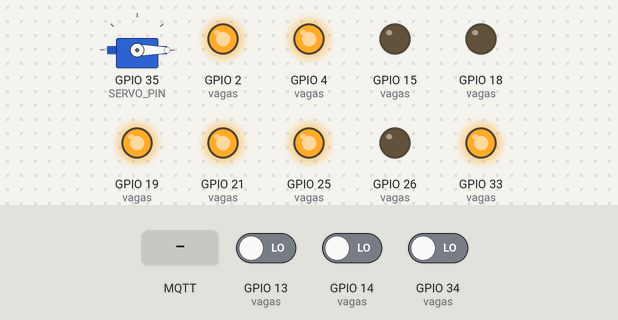
A sketch run on a simulated ESP32. On the bench: servo, output pins drawn as LEDs (lit = HIGH). The test bench sets the inputs (shaded band); at power-on: GPIO 13 (vagas) LOW, GPIO 14 (vagas) LOW, GPIO 34 (vagas) LOW. WiFi joins after 1.5 s; servers stay silent unless stated; no MQTT or app messages arrive unless stated; what the sketch prints to the serial monitor is not drawn.

Above: at 2.7 s.
2.8 s: MQTT message "abrir" arrives on the second subscribed topic
At 5.4 s:
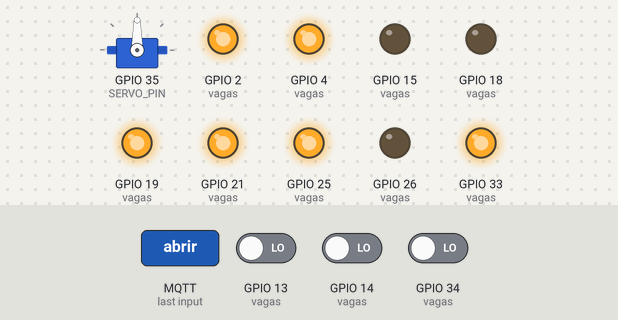
5.8 s: GPIO 13 (vagas) driven HIGH
At 7.0 s:
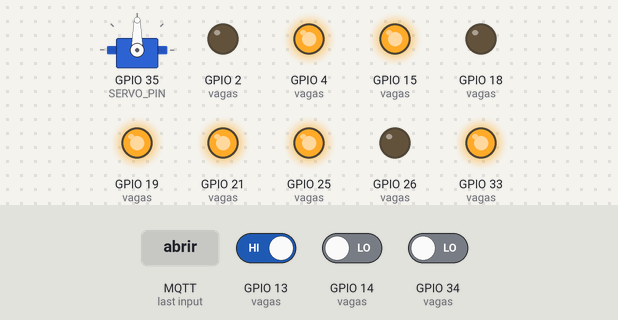
7.3 s: MQTT message "fechar" arrives on the second subscribed topic
At 7.6 s:
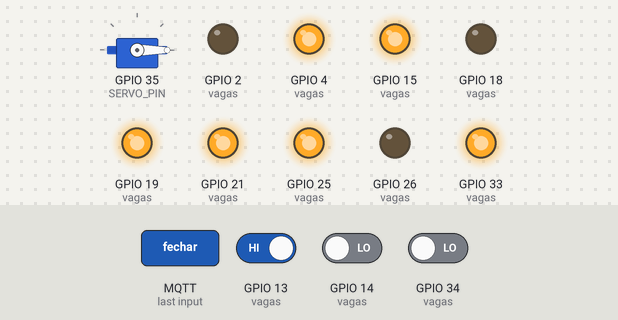
8.8 s: GPIO 14 (vagas) driven HIGH
At 9.4 s:
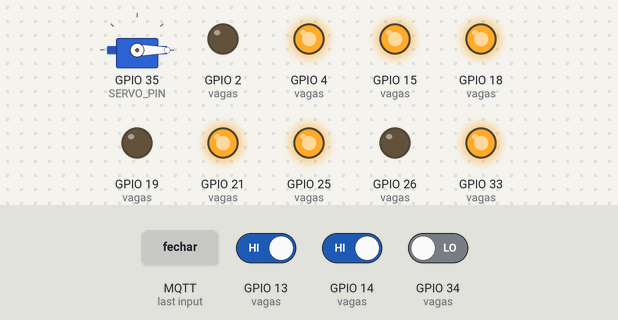
10.3 s: GPIO 34 (vagas) driven HIGH
At 11.5 s:
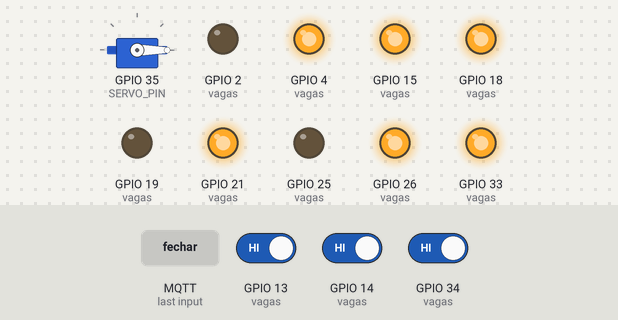
11.8 s: MQTT message "abrir" arrives on the third subscribed topic
At 12.2 s:
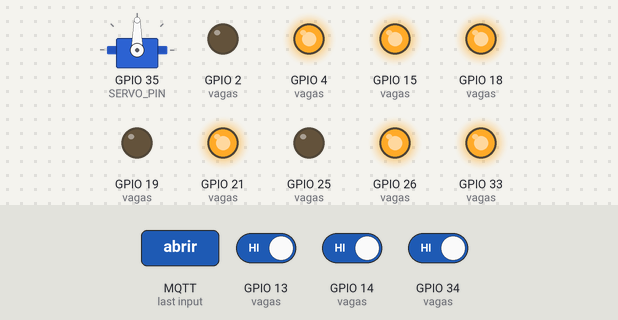
Timing chart, 0 to 18.3 s (numbered marks = the images above; inputs shaded):
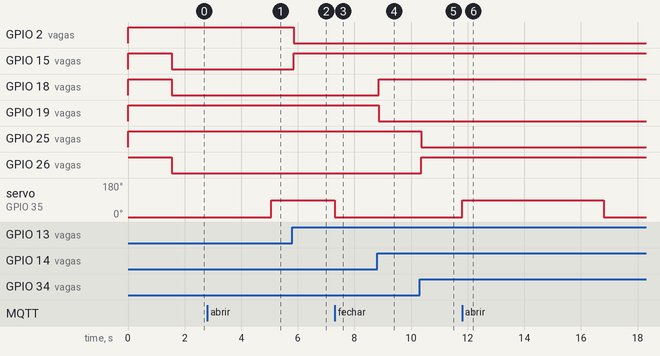

The sketch:

esp32-garage-controller.ino
```cpp
#include <Arduino.h>
#include <WiFi.h>
#include <PubSubClient.h>
#include <ESP32Servo.h>

// Definições de estados e constantes
enum EstadoVaga {
  LIVRE,
  OCUPADA,
  RESERVADA
};

// Constantes para o servo
const int SERVO_ABERTO = 90;
const int SERVO_FECHADO = 0;
const int SERVO_PIN = 35;

// Constantes de tempo
const unsigned long PUBLISH_INTERVAL = 2000;
const unsigned long DEBOUNCE_DELAY = 50;
const unsigned long WIFI_TIMEOUT = 10000;
const unsigned long CATRACA_TIMEOUT = 5000;
const unsigned long MQTT_RETRY_INTERVAL = 5000;
const unsigned long WIFI_CHECK_INTERVAL = 100;

// Definições MQTT
#define TOPICO_VAGAS "topico-painel-de-controle-vagas"
#define TOPICO_CATRACA "topico-painel-de-controle-catraca"
#define TOPICO_DETECTA "topico-carro-detectado"
#define TOPICO_VAGAS_OCUPADAS "topico-total-vagas-ocupadas"
#define ID_MQTT "IoT_Paulo_PUC_SG_mqtt"

// Configurações de rede
const char* SSID = "Galaxy J6+2944";
const char* PASSWORD = "paulokjh17";
const char* BROKER_MQTT = "test.mosquitto.org";
const int BROKER_PORT = 1883;

// Estrutura para gerenciar uma vaga
struct Vaga {
  bool ocupada;
  bool reservada;
  int pinoSensor;
  int ledPins[3];  // R, G, B
  int ultimoEstadoSensor;
  unsigned long ultimoDebounceTime;
};

// Configuração do sistema
const int numVagas = 3;
Vaga vagas[numVagas] = {
  {false, false, 34, {26, 25, 33}, LOW, 0},  // Vaga 1
  {false, false, 14, {18, 19, 21}, LOW, 0},  // Vaga 2
  {false, false, 13, {15, 2, 4}, LOW, 0}     // Vaga 3
};

// Variáveis globais
WiFiClient espClient;
PubSubClient MQTT(espClient);
Servo catraca;
unsigned long ultimaPublicacao = 0;
unsigned long tempoCatracaAberta = 0;
unsigned long ultimaTentativaMQTT = 0;
unsigned long ultimaVerificacaoWiFi = 0;
bool catracaAtiva = false;

// Protótipos de funções
void initWiFi();
void initMQTT();
void verificaConexaoMQTT();
void verificaConexaoWiFi();
bool publicaMQTT(const char* topico, const char* mensagem);
void controlaCatraca(bool abrir);
void atualizaLED(int vagaIndex);
void processaSensor(int vagaIndex);
void publicaStatusVagas();

// Função de callback MQTT
void mqtt_callback(char* topic, byte* payload, unsigned int length) {
  String msg;
  for (int i = 0; i < length; i++) {
    msg += (char)payload[i];
  }

  Serial.printf("Mensagem recebida [%s]: %s\n", topic, msg.c_str());

  if (String(topic) == TOPICO_VAGAS) {
    if (msg.length() >= 2) {
      int vaga = msg[0] - '0' - 1; // Converte char para int e ajusta índice
      char comando = msg[1];

      if (vaga >= 0 && vaga < numVagas) {
        if (comando == 'r') {
          vagas[vaga].reservada = true;
          atualizaLED(vaga);
        }
      }
    }
  } else if (String(topic) == TOPICO_CATRACA) {
    if (msg == "abrir") {
      controlaCatraca(true);
    } else if (msg == "fechar") {
      controlaCatraca(false);
    }
  } else if (String(topic) == TOPICO_DETECTA && msg.length() > 0) {
    controlaCatraca(true);
    tempoCatracaAberta = millis();
    catracaAtiva = true;
  }
}

void verificaConexaoMQTT() {
  if (!MQTT.connected()) {
    unsigned long agora = millis();
    if (agora - ultimaTentativaMQTT >= MQTT_RETRY_INTERVAL) {
      Serial.print("Conectando ao broker MQTT...");
      if (MQTT.connect(ID_MQTT)) {
        Serial.println("Conectado!");
        MQTT.subscribe(TOPICO_VAGAS);
        MQTT.subscribe(TOPICO_CATRACA);
        MQTT.subscribe(TOPICO_DETECTA);
      } else {
        Serial.print("Falha, rc=");
        Serial.print(MQTT.state());
        Serial.println(" Tentando novamente mais tarde...");
      }
      ultimaTentativaMQTT = agora;
    }
  }
}

void verificaConexaoWiFi() {
  if (WiFi.status() != WL_CONNECTED) {
    unsigned long agora = millis();
    if (agora - ultimaVerificacaoWiFi >= WIFI_CHECK_INTERVAL) {
      Serial.print(".");
      ultimaVerificacaoWiFi = agora;
    }

    if (agora - ultimaVerificacaoWiFi >= WIFI_TIMEOUT) {
      Serial.println("\nFalha ao reconectar ao WiFi");
      WiFi.begin(SSID, PASSWORD);
      ultimaVerificacaoWiFi = agora;
    }
  }
}

void initWiFi() {
  Serial.println("Iniciando conexão WiFi");
  WiFi.begin(SSID, PASSWORD);
  unsigned long startTime = millis();

  while (WiFi.status() != WL_CONNECTED && millis() - startTime < WIFI_TIMEOUT) {
    unsigned long currentTime = millis();
    if (currentTime - ultimaVerificacaoWiFi >= WIFI_CHECK_INTERVAL) {
      Serial.print(".");
      ultimaVerificacaoWiFi = currentTime;
    }
  }

  if (WiFi.status() == WL_CONNECTED) {
    Serial.println("\nWiFi conectado");
    Serial.println(WiFi.localIP());
  } else {
    Serial.println("\nFalha na conexão WiFi");
  }

  WiFi.setSleep(false);
}

void initMQTT() {
  MQTT.setServer(BROKER_MQTT, BROKER_PORT);
  MQTT.setCallback(mqtt_callback);
}

bool publicaMQTT(const char* topico, const char* mensagem) {
  if (!MQTT.connected()) return false;
  return MQTT.publish(topico, mensagem);
}

void controlaCatraca(bool abrir) {
  catraca.write(abrir ? SERVO_ABERTO : SERVO_FECHADO);
}

void atualizaLED(int vagaIndex) {
  if (vagaIndex < 0 || vagaIndex >= numVagas) return;

  Vaga& vaga = vagas[vagaIndex];

  // Desliga todos os LEDs primeiro
  for (int i = 0; i < 3; i++) {
    digitalWrite(vaga.ledPins[i], HIGH);
  }

  if (vaga.reservada) {
    // Amarelo (RED + GREEN)
    digitalWrite(vaga.ledPins[0], LOW);
    digitalWrite(vaga.ledPins[1], LOW);
  } else if (vaga.ocupada) {
    // Vermelho
    digitalWrite(vaga.ledPins[0], LOW);
  } else {
    // Verde
    digitalWrite(vaga.ledPins[1], LOW);
  }
}

void processaSensor(int vagaIndex) {
  if (vagaIndex < 0 || vagaIndex >= numVagas) return;

  Vaga& vaga = vagas[vagaIndex];
  int leitura = !digitalRead(vaga.pinoSensor);

  if (leitura != vaga.ultimoEstadoSensor) {
    vaga.ultimoDebounceTime = millis();
  }

  if ((millis() - vaga.ultimoDebounceTime) > DEBOUNCE_DELAY) {
    bool novoEstado = (leitura == HIGH);
    if (novoEstado != vaga.ocupada && !vaga.reservada) {
      vaga.ocupada = novoEstado;
      atualizaLED(vagaIndex);

      char mensagem[3];
      snprintf(mensagem, sizeof(mensagem), "%d%c", vagaIndex + 1,
               vaga.ocupada ? 'o' : 'v');
      publicaMQTT(TOPICO_VAGAS, mensagem);
    }
  }

  vaga.ultimoEstadoSensor = leitura;
}

void publicaStatusVagas() {
  int vagasOcupadas = 0;
  for (int i = 0; i < numVagas; i++) {
    if (vagas[i].ocupada || vagas[i].reservada) vagasOcupadas++;
  }

  char mensagem[3];
  snprintf(mensagem, sizeof(mensagem), "%d", vagasOcupadas);
  publicaMQTT(TOPICO_VAGAS_OCUPADAS, mensagem);
}

void setup() {
  Serial.begin(115200);

  // Verifica memória disponível
  if (ESP.getFreeHeap() < 10000) {
    Serial.println("Aviso: Pouca memória disponível!");
  }

  // Configuração dos pinos
  for (int i = 0; i < numVagas; i++) {
    pinMode(vagas[i].pinoSensor, INPUT);
    for (int j = 0; j < 3; j++) {
      pinMode(vagas[i].ledPins[j], OUTPUT);
      digitalWrite(vagas[i].ledPins[j], HIGH);
    }
  }

  // Configuração do servo
  ESP32PWM::allocateTimer(0);
  ESP32PWM::allocateTimer(1);
  catraca.setPeriodHertz(50);
  catraca.attach(SERVO_PIN, 500, 2400);
  controlaCatraca(false);

  // Inicialização das conexões
  btStop();  // Desliga Bluetooth
  initWiFi();
  initMQTT();
}

void loop() {
  unsigned long agora = millis();

  // Verifica conexões
  verificaConexaoMQTT();
  verificaConexaoWiFi();

  // Processa sensores
  for (int i = 0; i < numVagas; i++) {
    processaSensor(i);
    yield();
  }

  // Publica status periodicamente
  if (agora - ultimaPublicacao >= PUBLISH_INTERVAL) {
    publicaStatusVagas();
    ultimaPublicacao = agora;
  }

  // Controle automático da catraca
  if (catracaAtiva && (agora - tempoCatracaAberta >= CATRACA_TIMEOUT)) {
    controlaCatraca(false);
    catracaAtiva = false;
  }

  MQTT.loop();
}
```

Measured:
- after the input at 2.8 s, servo on GPIO 35 (SERVO_PIN): 0° → 90° after 2.3 s
- after the input at 5.8 s, GPIO 2 (vagas): HIGH → LOW after 0.05 s; GPIO 15 (vagas): LOW → HIGH after 0.05 s
- after the input at 7.3 s, servo on GPIO 35 (SERVO_PIN): 90° → 0° at once
- after the input at 8.8 s, GPIO 18 (vagas): LOW → HIGH after 0.05 s; GPIO 19 (vagas): HIGH → LOW after 0.05 s
- after the input at 10.3 s, GPIO 25 (vagas): HIGH → LOW after 0.05 s; GPIO 26 (vagas): LOW → HIGH after 0.05 s
- after the input at 11.8 s, servo on GPIO 35 (SERVO_PIN): 0° → 90° at once, → 0° 5.0 s later
